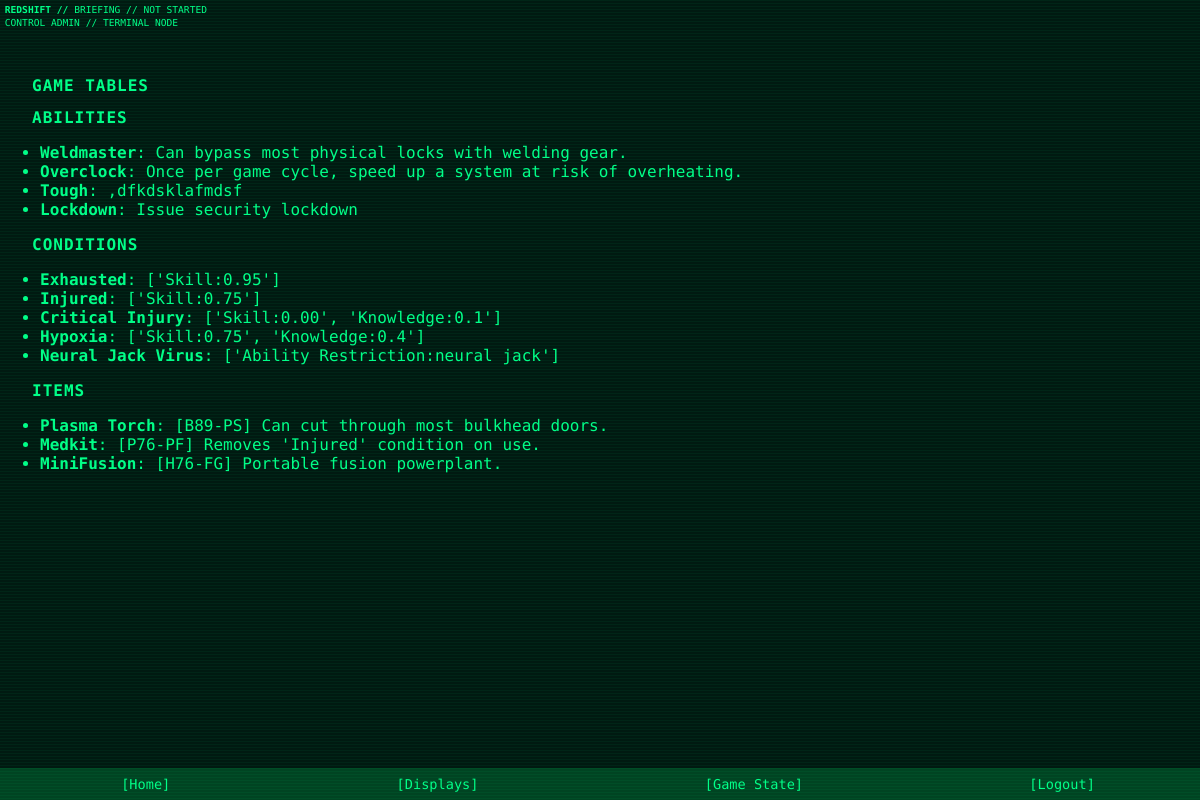
Screenshot of /control/data (signed in) with the database file from the repository.
### app/models.py (models this page shows)
class GameState(db.Model):
    id = db.Column(db.Integer, primary_key=True, default=1)
    current_phase = db.Column(db.String(50), default="Not Started")
    phase_started_at = db.Column(db.DateTime, nullable=True)
    phase_duration_minutes = db.Column(db.Integer, default=40)
    alert_level = db.Column(db.String(20), default="Nominal")

class User(UserMixin, db.Model):
    id = db.Column(db.Integer, primary_key=True)
    username = db.Column(db.String(64), unique=True, nullable=False)
    email = db.Column(db.String(120), unique=True, nullable=False)
    password = db.Column(db.String(128), nullable=False)
    is_verified = db.Column(db.Boolean, default=False)
    role = db.Column(db.String(20), default='Player')  # 'Player' or 'Control'
    theme = db.Column(db.String(32), default='theme-green')
    character = db.relationship("Character", backref="user", uselist=False)

class Ability(db.Model):
    id = db.Column(db.Integer, primary_key=True)
    name = db.Column(db.String(100), unique=True, nullable=False)
    description = db.Column(db.Text)

class Condition(db.Model):
    id = db.Column(db.Integer, primary_key=True)
    name = db.Column(db.String(100), unique=True, nullable=False)
    effect = db.Column(db.PickleType, default=list)
    description = db.Column(db.Text)
    clear_method = db.Column(db.PickleType, default=list)

class Item(db.Model):
    id = db.Column(db.Integer, primary_key=True)
    name = db.Column(db.String(100), unique=True, nullable=False)
    description = db.Column(db.Text)
    code = db.Column(db.String(10), unique=True, nullable=False)

### app/routes.py (the view)
@main_bp.route('/control/data')
@login_required
def control_data():
    if current_user.role != 'Control':
        abort(403)
    state = GameState.query.get(1)
    now = datetime.now()
    abilities = Ability.query.all()
    conditions = Condition.query.all()
    items = Item.query.all()
    return render_template('control_data.html', abilities=abilities, conditions=conditions, items=items, state=state, now=now)

### app/models.py (called while the page is built)
@login_manager.user_loader
def load_user(user_id):
    return User.query.get(int(user_id))

### app/templates/control_data.html
{% extends "base.html" %}
{% block content %}
<h1>Game Tables</h1>
<h2>Abilities</h2>
<ul>
  {% for a in abilities %}
    <li><strong>{{ a.name }}</strong>: {{ a.description }}</li>
  {% endfor %}
</ul>
<h2>Conditions</h2>
<ul>
  {% for c in conditions %}
    <li><strong>{{ c.name }}</strong>: {{ c.effect }}</li>
  {% endfor %}
</ul>
<h2>Items</h2>
<ul>
  {% for i in items %}
    <li><strong>{{ i.name }}</strong>: [{{ i.code }}] {{ i.description }}</li>
  {% endfor %}
</ul>
{% endblock %}

### app/templates/base.html (shortened to what this page needs)
<!DOCTYPE html>
<html lang="en">
<head>
  <link rel="stylesheet" href="{{ url_for('static', filename='css/retro.css') }}">
</head>
<body class="{{ current_user.theme if current_user.is_authenticated else 'theme-green' }}">
<div class="top-bar">
  <div>
    <strong>REDSHIFT //</strong>
    {% if state %}
      {{ state.current_phase }} //
      {% if state.phase_started_at %}
        <span id="phase-timer"></span>
      {% else %}
        Not started
      {% endif %}
    {% else %}
      STATE UNKNOWN
    {% endif %}
  </div>
  <div>
    {{ current_user.role if current_user.is_authenticated else "GUEST" }}
    {{ current_user.username }} // TERMINAL NODE
  </div>
</div>
<main class="main-content">
  {% block content %}{% endblock %}
</main>
<div class="nav-bar-bottom">
  {% if current_user.is_authenticated %}
  <a href="{{ url_for('main.dashboard') }}">Home</a>
    {% if current_user.role == 'Control' %}
    <a href="{{ url_for('main.manage_displays') }}">Displays</a>
    <a href="{{ url_for('main.control_game_state') }}">Game State</a>
    {% else %}
      {% if character %}
        <a href="{{ url_for('main.edit_character') }}">Edit</a>
      {% else %}
        <a href="{{ url_for('main.claim_character') }}">Create Char</a>
      {% endif %}
    {% endif %}
    <a href="{{ url_for('auth.logout') }}">Logout</a>
  {% else %}
    <a href="{{ url_for('auth.login') }}">Login</a>
    <a href="{{ url_for('auth.register') }}">Register</a>
  {% endif %}
</div>
</body>
</html>

### app/static/css/retro.css (style rules this page uses)
:root { --color-bg: #001a11; }
.theme-green { --color-fg: #00ff88; --color-accent: #00ffaa; --color-border: #00cc88; --color-muted: #004422; }
@media (min-width: 600px) { body { background-color: var(--color-bg); color: var(--color-fg); font-family: 'Share Tech Mono', monospace; margin: 0; padding: 0; animation: flickerAnim 3.6s infinite alternate; } }
@media (min-width: 600px) { a, h1, h2, h3, p, label, input, textarea, button, .nav-bar, .panel { animation: flickerAnim 3.6s infinite alternate; } }
@media (min-width: 600px) { h1, h2, h3 { padding: 0em 2em; } }
@media (min-width: 600px) { body::before { content: ""; position: fixed; top: 0; left: 0; width: 100%; height: 100%; pointer-events: none; background: repeating-linear-gradient( to bottom, rgba(0, 255, 136, 0.05) 0px, rgba(0, 255, 136, 0.05) 1px, transparent 1px, transparent 3px ); z-index: 9999; animation: roll 60s linear infinite; } }
a { text-decoration: none; color: var(--color-fg) }
a:before { content: "["; color: var(--color-fg) }
a:after { content: "]"; color: var(--color-fg) }
h1, h2, h3, label { text-transform: uppercase; letter-spacing: 1px; font-size: 1rem; }
.top-bar { background-color: var(--color-bg); color: var(--color-fg); padding: 0.5em; line-height: 1.1; white-space: normal; display: flex; flex-direction: column; gap: 0.25em; text-transform: uppercase; font-size: 0.6em; }
.main-content { padding-top: 2rem; }
.nav-bar-bottom { position: fixed; bottom: 0; width: 100%; background-color: var(--color-muted); display: flex; justify-content: space-around; padding: 0.5rem; z-index: 100; }
.nav-bar-bottom a { font-size: 0.85rem; color: var(--color-fg); text-decoration: none; }

### rows the page displays
GameState: current_phase "BRIEFING"
User: role "CONTROL", username "ADMIN"
Ability: name "Weldmaster", description "Can bypass most physical locks with welding gear."
Ability: name "Overclock", description "Once per game cycle, speed up a system at risk of overheating."
Ability: name "Tough", description ",dfkdsklafmdsf"
Ability: name "Lockdown", description "Issue security lockdown"
Condition: name "Exhausted", effect "['Skill:0.95']"
Condition: name "Injured", effect "['Skill:0.75']"
Condition: name "Critical Injury", effect "['Skill:0.00', 'Knowledge:0.1']"
Condition: name "Hypoxia", effect "['Skill:0.75', 'Knowledge:0.4']"
Condition: name "Neural Jack Virus", effect "['Ability Restriction:neural jack']"
Item: name "Plasma Torch", code "B89-PS", description "Can cut through most bulkhead doors."
Item: name "Medkit", code "P76-PF", description "Removes 'Injured' condition on use."
Item: name "MiniFusion", code "H76-FG", description "Portable fusion powerplant."
